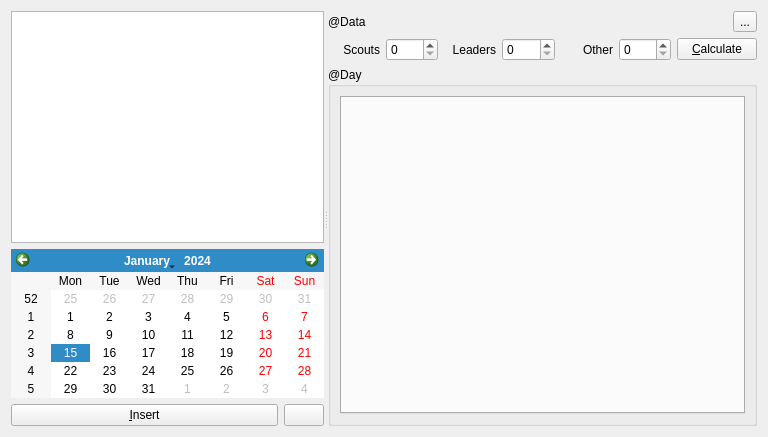
<?xml version="1.0" encoding="UTF-8"?>
<ui version="4.0">
 <class>TabMealWidget</class>
 <widget class="QWidget" name="TabMealWidget">
  <property name="geometry">
   <rect>
    <x>0</x>
    <y>0</y>
    <width>768</width>
    <height>437</height>
   </rect>
  </property>
  <property name="windowTitle">
   <string>Meal Tab</string>
  </property>
  <layout class="QHBoxLayout" name="horizontalLayout_3">
   <item>
    <widget class="QSplitter" name="splitter">
     <property name="orientation">
      <enum>Qt::Horizontal</enum>
     </property>
     <widget class="QWidget" name="verticalLayoutWidget">
      <layout class="QVBoxLayout" name="verticalLayout" stretch="1,0,0">
       <item>
        <widget class="QTableView" name="list_meal"/>
       </item>
       <item>
        <widget class="QCalendarWidget" name="calendar"/>
       </item>
       <item>
        <layout class="QHBoxLayout" name="horizontalLayout_5" stretch="1,0">
         <item>
          <widget class="QPushButton" name="action_insert">
           <property name="text">
            <string>&amp;Insert</string>
           </property>
          </widget>
         </item>
         <item>
          <widget class="QPushButton" name="action_toggle">
           <property name="checkable">
            <bool>true</bool>
           </property>
          </widget>
         </item>
        </layout>
       </item>
      </layout>
     </widget>
     <widget class="QWidget" name="verticalLayoutWidget_2">
      <layout class="QVBoxLayout" name="verticalLayout_2">
       <item>
        <layout class="QHBoxLayout" name="horizontalLayout_2" stretch="1,0">
         <item>
          <widget class="QLabel" name="label_data">
           <property name="text">
            <string notr="true">@Data</string>
           </property>
          </widget>
         </item>
         <item>
          <widget class="QToolButton" name="tools">
           <property name="text">
            <string>...</string>
           </property>
          </widget>
         </item>
        </layout>
       </item>
       <item>
        <layout class="QHBoxLayout" name="horizontalLayout">
         <item>
          <widget class="QLabel" name="label_scouts">
           <property name="text">
            <string>Scouts</string>
           </property>
           <property name="alignment">
            <set>Qt::AlignRight|Qt::AlignTrailing|Qt::AlignVCenter</set>
           </property>
          </widget>
         </item>
         <item>
          <widget class="QSpinBox" name="spin_scouts"/>
         </item>
         <item>
          <widget class="QLabel" name="label_leaders">
           <property name="text">
            <string>Leaders</string>
           </property>
           <property name="alignment">
            <set>Qt::AlignRight|Qt::AlignTrailing|Qt::AlignVCenter</set>
           </property>
          </widget>
         </item>
         <item>
          <widget class="QSpinBox" name="spin_leadres"/>
         </item>
         <item>
          <widget class="QLabel" name="label_others">
           <property name="text">
            <string>Other</string>
           </property>
           <property name="alignment">
            <set>Qt::AlignRight|Qt::AlignTrailing|Qt::AlignVCenter</set>
           </property>
          </widget>
         </item>
         <item>
          <widget class="QSpinBox" name="spin_others"/>
         </item>
         <item>
          <widget class="QPushButton" name="calculate">
           <property name="text">
            <string>&amp;Calculate</string>
           </property>
          </widget>
         </item>
        </layout>
       </item>
       <item>
        <widget class="QGroupBox" name="group_meals">
         <property name="title">
          <string notr="true">@Day</string>
         </property>
         <layout class="QGridLayout" name="gridLayout_2">
          <item row="0" column="0">
           <widget class="MealTabWidget" name="tab_meals"/>
          </item>
         </layout>
        </widget>
       </item>
      </layout>
     </widget>
    </widget>
   </item>
  </layout>
 </widget>
 <customwidgets>
  <customwidget>
   <class>MealTabWidget</class>
   <extends>QTabWidget</extends>
   <header>MealTabWidget.h</header>
   <container>1</container>
  </customwidget>
 </customwidgets>
 <tabstops>
  <tabstop>list_meal</tabstop>
  <tabstop>calendar</tabstop>
  <tabstop>action_insert</tabstop>
  <tabstop>action_toggle</tabstop>
  <tabstop>tools</tabstop>
  <tabstop>spin_scouts</tabstop>
  <tabstop>spin_leadres</tabstop>
  <tabstop>spin_others</tabstop>
  <tabstop>calculate</tabstop>
  <tabstop>tab_meals</tabstop>
 </tabstops>
 <resources/>
 <connections/>
</ui>
